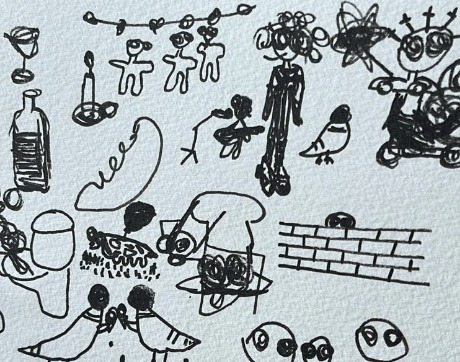
#> input picture assets/drawing.jpg, 460 x 362 px; its folder holds only this picture in this run
$ python machine_feels.py look-and-draw assets/drawing.jpg
#> lines starting #> are read from the running program, lines starting #| are printed output that depends on the picture
"""
Machine Feels
-------------
A very simple prototype of one question:
If a machine learns what people feel in front of art, what would it draw?

  1. look   the machine reads a few visual qualities of an artwork
            (warmth, brightness, colour, line energy, contrast) and its palette
  2. feel   it guesses which feelings the work evokes, using the 9 emotion
            categories of the ArtEmis dataset
              - with a trained model (see `learn`), the guess comes from real people
              - without one, it uses a small hand-made STARTER RULE (not human data)
  3. draw   a flock of birds (boids) draws an ORIGINAL picture: the feeling decides
            how they fly and which colours they carry; the artwork only decides
            where they start and which palette they borrow
  4. learn  (needs real data) fit the feel step on ArtEmis: images + people's emotions

The machine does not feel anything. Whatever it "feels" is borrowed from us.

Usage
  python machine_feels.py look-and-draw assets/drawing.jpg
  python machine_feels.py learn --artemis artemis.csv --images wikiart/
"""

import argparse
import json
from pathlib import Path

import imageio.v3 as iio
import numpy as np
from PIL import Image, ImageDraw, ImageFilter
from sklearn.cluster import KMeans

rng = np.random.default_rng()

# The 9 emotion categories used in ArtEmis (Achlioptas et al., 2021),
# placed on a valence (unpleasant -> pleasant) / arousal (calm -> energetic) plane.
EMOTIONS = {
    "amusement":     (0.7, 0.5),
    "awe":           (0.6, 0.7),
    "contentment":   (0.8, -0.5),
    "excitement":    (0.7, 0.9),
    "anger":         (-0.7, 0.8),
    "disgust":       (-0.8, 0.3),
    "fear":          (-0.6, 0.7),
    "sadness":       (-0.7, -0.6),
    "something else": (0.0, 0.0),
}
FEATURES = ["warmth", "brightness", "saturation", "line_energy", "contrast"]
MODEL = Path(__file__).parent / "feel_model.json"


# ---------------------------------------------------------------------------
# 1. Look
# ---------------------------------------------------------------------------

def load(path, side=480):
    img = Image.open(path).convert("RGB")
    s = side / max(img.size)
    return img.resize((round(img.width * s), round(img.height * s)), Image.LANCZOS)


def look(img):
    """A few simple visual qualities, each between 0 and 1, plus the work's palette."""
    a = np.asarray(img, np.float32) / 255.0
    r, g, b = a[..., 0], a[..., 1], a[..., 2]
    mx, mn = a.max(2), a.min(2)
    lum = 0.299 * r + 0.587 * g + 0.114 * b
    edges = np.asarray(img.convert("L").filter(ImageFilter.FIND_EDGES), np.float32) / 255.0

    seen = {
        "warmth": float(np.clip(0.5 + (r - b).mean(), 0, 1)),
        "brightness": float(lum.mean()),
        "saturation": float(np.where(mx > 0, (mx - mn) / (mx + 1e-6), 0).mean()),
        "line_energy": float(np.clip(edges.mean() * 2.5, 0, 1)),
        "contrast": float(np.clip(lum.std() * 3, 0, 1)),
    }
    pixels = a.reshape(-1, 3)[rng.choice(a.shape[0] * a.shape[1], 4000, replace=False)]
    palette = KMeans(n_clusters=6, n_init=3, random_state=0).fit(pixels).cluster_centers_
    salient = np.argwhere(edges >= np.percentile(edges, 97))  # where the lines are strongest
    if len(salient) == 0:
        salient = np.argwhere(np.ones_like(edges, bool))
    return seen, palette, salient, edges.shape


# ---------------------------------------------------------------------------
# 2. Feel
# ---------------------------------------------------------------------------

def starter_rule(seen):
    """
    Hand-made placeholder, NOT learned from people:
    warm, bright works lean pleasant; busy, high-contrast works lean energetic.
    It only exists so the prototype runs before real data is added.
    """
    valence = (seen["warmth"] - 0.5) * 1.2 + (seen["brightness"] - 0.5) * 1.0 + (seen["saturation"] - 0.3) * 0.6
    arousal = (seen["line_energy"] - 0.3) * 1.6 + (seen["contrast"] - 0.4) * 1.0 + (seen["saturation"] - 0.3) * 0.6
    v, a = np.tanh(valence), np.tanh(arousal)
    names = list(EMOTIONS)
    d = np.array([np.hypot(v - ev, a - ea) for ev, ea in EMOTIONS.values()])
    p = np.exp(-d * 3)
    return dict(zip(names, p / p.sum())), (float(v), float(a))


def learned_rule(seen, model):
    """Feelings predicted by a model trained on real people's responses (see `learn`)."""
    x = np.array([seen[f] for f in FEATURES])
    z = (x - model["mean"]) / model["std"]
    logits = np.array(model["coef"]) @ z + np.array(model["intercept"])
    p = np.exp(logits - logits.max())
    p /= p.sum()
    feelings = dict(zip(model["classes"], p))
    v = sum(p_ * EMOTIONS[e][0] for e, p_ in feelings.items())
    a = sum(p_ * EMOTIONS[e][1] for e, p_ in feelings.items())
    return feelings, (float(v), float(a))


def feel(seen):
    if MODEL.exists():
        return (*learned_rule(seen, json.loads(MODEL.read_text())), "learned from people")
    return (*starter_rule(seen), "starter rule (not human data)")


# ---------------------------------------------------------------------------
# 3. Draw: a flock of birds paints the feeling
# ---------------------------------------------------------------------------

def mood_palette(palette, valence, arousal):
    """Borrow the work's colours, then let the feeling shift them."""
    hsv = np.array(Image.fromarray((palette[None] * 255).astype(np.uint8)).convert("HSV"), np.float32)[0] / 255
    hsv[:, 1] = np.clip(hsv[:, 1] * (1 + 0.6 * arousal) + 0.15, 0, 1)                  # energy -> vivid
    hsv[:, 2] = np.clip(hsv[:, 2] * 0.6 + 0.35 + 0.2 * valence, 0.25, 1)              # pleasant -> lighter
    hsv[:, 0] = (hsv[:, 0] + (0.03 if valence > 0 else -0.05)) % 1                    # small warm/cool shift
    rgb = Image.fromarray((hsv[None] * 255).astype(np.uint8), "HSV").convert("RGB")
    return np.asarray(rgb, np.float32)[0]


def draw(palette, salient, shape, valence, arousal, size=640, steps=420, birds=140):
    h, w = shape
    s = size / max(h, w)
    W, H = round(w * s) // 2 * 2, round(h * s) // 2 * 2  # even sizes for video

    # how the flock behaves, decided by the feeling
    speed = 1.5 + 2.5 * (arousal + 1) / 2          # calm -> slow, energetic -> fast
    cohesion = 0.002 + 0.01 * (valence + 1) / 2    # pleasant -> gather together
    jitter = 0.05 + 0.6 * max(arousal, 0)          # energetic -> restless
    alpha = 0.06 + 0.06 * (1 - (arousal + 1) / 2)  # calm -> softer, layered strokes

    colours = mood_palette(palette, valence, arousal)
    paper = (238, 233, 224) if valence >= 0 else (24, 24, 32)

    # birds start where the artwork's lines were strongest: what the machine "saw"
    start = salient[rng.choice(len(salient), birds)] * s
    pos = start[:, ::-1].astype(np.float32)
    ang = rng.uniform(0, 2 * np.pi, birds)
    vel = np.stack([np.cos(ang), np.sin(ang)], 1) * speed
    col = colours[rng.integers(len(colours), size=birds)]

    canvas = Image.new("RGB", (W, H), paper)
    layer = ImageDraw.Draw(canvas, "RGBA")
    frames = []
    for t in range(steps):
        centre = pos.mean(0)
        diff = pos[:, None] - pos[None]
        dist = np.linalg.norm(diff, axis=2) + 1e-6
        near = dist < 40
        align = (near[..., None] * vel[None]).sum(1) / near.sum(1, keepdims=True)  # fly like your neighbours
        apart = ((dist < 12)[..., None] * diff / dist[..., None] ** 2).sum(1)        # don't crash
        vel += (centre - pos) * cohesion + (align - vel) * 0.05 + apart * 1.5 + rng.normal(0, jitter, vel.shape)
        vel *= speed / (np.linalg.norm(vel, axis=1, keepdims=True) + 1e-6)
        new = pos + vel
        # soft walls
        vel[(new[:, 0] < 10) | (new[:, 0] > W - 10), 0] *= -1
        vel[(new[:, 1] < 10) | (new[:, 1] > H - 10), 1] *= -1
        for (x0, y0), (x1, y1), c in zip(pos, new, col):
            layer.line([(x0, y0), (x1, y1)], fill=(*c.astype(int), int(255 * alpha)), width=2)
        pos = np.clip(new, 0, [W - 1, H - 1])
        if t % 3 == 0:
            frames.append(np.asarray(canvas))
    return canvas, frames


# ---------------------------------------------------------------------------
# 4. Learn (needs real data)
# ---------------------------------------------------------------------------

def learn(artemis_csv, image_dir, max_images=5000):
    """
    Fit the feel step on real people's responses.
    artemis_csv: the ArtEmis file with columns `painting` and `emotion`
    image_dir:   folder of the matching WikiArt images (painting name + .jpg)
    """
    import pandas as pd
    from sklearn.linear_model import LogisticRegression

    df = pd.read_csv(artemis_csv)
    majority = df.groupby("painting")["emotion"].agg(lambda e: e.value_counts().index[0])
    X, y = [], []
    for name, emotion in list(majority.items())[:max_images]:
        hits = list(Path(image_dir).rglob(f"{name}.jpg"))
        if not hits:
            continue
        seen, *_ = look(load(hits[0], 256))
        X.append([seen[f] for f in FEATURES])
        y.append(emotion)
    X = np.array(X)
    mean, std = X.mean(0), X.std(0) + 1e-6
    clf = LogisticRegression(max_iter=2000).fit((X - mean) / std, y)
    MODEL.write_text(json.dumps({"classes": list(clf.classes_), "coef": clf.coef_.tolist(),
                                 "intercept": clf.intercept_.tolist(), "mean": mean.tolist(), "std": std.tolist(),
                                 "trained_on": len(y)}, indent=1))
    print(f"Learned from {len(y)} artworks and the people who responded to them. Saved {MODEL.name}")


# ---------------------------------------------------------------------------
# Run
# ---------------------------------------------------------------------------

def feelings_card(feelings, source, path):
    top = sorted(feelings.items(), key=lambda kv: -kv[1])
    card = Image.new("RGB", (520, 60 + 34 * len(top)), (18, 19, 26))
    d = ImageDraw.Draw(card)
    d.text((16, 14), f"What the machine 'feels' ({source})", fill=(235, 232, 240))
    for i, (name, p) in enumerate(top):
        y = 50 + i * 34
        d.text((16, y + 6), name, fill=(170, 168, 185))
        d.rectangle([150, y + 4, 150 + int(330 * p / top[0][1]), y + 22], fill=(255, 178, 74))
        d.text((150 + int(330 * p / top[0][1]) + 6, y + 6), f"{p:.0%}", fill=(170, 168, 185))
    card.save(path)


def look_and_draw(image_path, out="out_feels", seed=None):
    global rng
    rng = np.random.default_rng(seed)
    out = Path(out)
    out.mkdir(parents=True, exist_ok=True)

    seen, palette, salient, shape = look(load(image_path))
    feelings, (v, a), source = feel(seen)
    print("Seen:", {k: round(x, 2) for k, x in seen.items()})
    print(f"Feels ({source}):", ", ".join(f"{k} {p:.0%}" for k, p in sorted(feelings.items(), key=lambda kv: -kv[1])[:3]))

    canvas, frames = draw(palette, salient, shape, v, a)
    canvas.save(out / "machine_drawing.png")
    feelings_card(feelings, source, out / "machine_feelings.png")
    iio.imwrite(out / "machine_drawing.mp4", np.stack(frames), fps=30, codec="libx264", macro_block_size=1)
    json.dump({"image": str(image_path), "seen": seen, "feelings": feelings, "valence": v, "arousal": a,
               "source": source, "seed": seed}, open(out / "run.json", "w"), indent=2)
    print(f"Saved results in {out}/")


def main():
    ap = argparse.ArgumentParser(description="Machine Feels: look, feel and draw")
    sub = ap.add_subparsers(dest="cmd", required=True)
    d = sub.add_parser("look-and-draw")
    d.add_argument("image", nargs="?", default=str(Path(__file__).parent / "assets" / "drawing.jpg"))
    d.add_argument("--out", default="out_feels")
    d.add_argument("--seed", type=int)
    l = sub.add_parser("learn")
    l.add_argument("--artemis", required=True)
    l.add_argument("--images", required=True)
    a = ap.parse_args()
    if a.cmd == "learn":
        learn(a.artemis, a.images)
    else:
        look_and_draw(a.image, a.out, a.seed)
#> in load, img is the input picture: PIL image 460x362 RGB; mean R, G, B 166.4, 175.3, 178.5
#> in look, `edges = np.asarray(img.convert("L").filter(ImageFilter.FIND_EDGES), np..`:
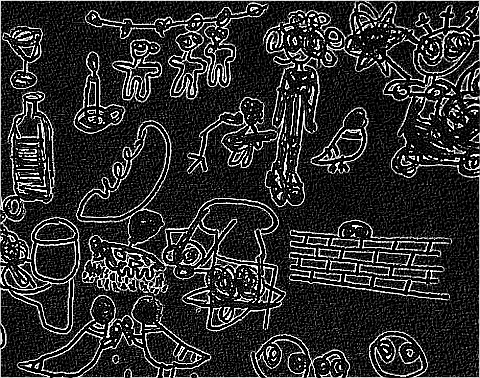
#> edges: shape (378, 480) float32; min 0, max 1, mean 0.177
#> in look, `seen = { "warmth": float(np.clip(0.5 + (r - b).mean(), 0, 1)), "bright..`: seen = {'warmth': 0.453, 'brightness': 0.678, 'saturation': 0.0881, 'line_energy': 0.442, 'contrast': 0.863}
#> in look, `palette = KMeans(n_clusters=6, n_init=3, random_state=0).fit(pixels).c..`: palette = [[0.852, 0.893, 0.908], [0.237, 0.258, 0.265], [0.413, 0.436, 0.443], [0.787, 0.828, 0.842], [0.115, 0.134, 0.141], [0.61, 0.636, 0.643]]
#> in look, `salient = np.argwhere(edges >= np.percentile(edges, 97))`: salient = 13339 pairs, first value 3 to 376, second value 1 to 478
#> in look_and_draw, `seen, palette, salient, shape = look(load(image_path))`: shape = (378, 480)
#> in starter_rule, `valence = (seen["warmth"] - 0.5) * 1.2 + (seen["brightness"] - 0.5) * ..`: valence = -0.00545
#> in starter_rule, `arousal = (seen["line_energy"] - 0.3) * 1.6 + (seen["contrast"] - 0.4)..`: arousal = 0.563
#> in starter_rule, `v, a = np.tanh(valence), np.tanh(arousal)`: v = -0.00545; a = 0.51
#> in starter_rule, `d = np.array([np.hypot(v - ev, a - ea) for ev, ea in EMOTIONS.values()])`: d = [0.706, 0.635, 1.29, 0.806, 0.753, 0.822, 0.624, 1.31, 0.51]
#> in starter_rule, `p = np.exp(-d * 3)`: p = [0.12, 0.149, 0.0207, 0.0891, 0.105, 0.085, 0.154, 0.0197, 0.216]
#> in look_and_draw, `feelings, (v, a), source = feel(seen)`: feelings = 9 items; v = -0.00545; a = 0.51; source = 'starter rule (not human data)'
#| Seen: {'warmth': 0.45, 'brightness': 0.68, 'saturation': 0.09, 'line_energy': 0.44, 'contrast': 0.86}
#| Feels (starter rule (not human data)): something else 23%, fear 16%, awe 16%
#> in draw, `h, w = shape`: h = 378; w = 480
#> in draw, `s = size / max(h, w)`: s = 1.33
#> in draw, `W, H = round(w * s) // 2 * 2, round(h * s) // 2 * 2`: W = 640; H = 504
#> in draw, `speed = 1.5 + 2.5 * (arousal + 1) / 2`: speed = 3.39
#> in draw, `cohesion = 0.002 + 0.01 * (valence + 1) / 2`: cohesion = 0.00697
#> in draw, `jitter = 0.05 + 0.6 * max(arousal, 0)`: jitter = 0.356
#> in draw, `alpha = 0.06 + 0.06 * (1 - (arousal + 1) / 2)`: alpha = 0.0747
#> in mood_palette, `hsv = np.array(Image.fromarray((palette[None] * 255).astype(np.uint8))..`: hsv = [[0.545, 0.0588, 0.906], [0.545, 0.102, 0.263], [0.522, 0.0588, 0.439], [0.533, 0.0627, 0.839], [0.525, 0.169, 0.137], [0.533, 0.051, 0.643]]
#> in draw, `colours = mood_palette(palette, valence, arousal)`: colours = [[176, 227, 225], [93, 129, 128], [121, 156, 150], [167, 217, 212], [69, 109, 103], [147, 187, 183]]
#> in draw, `paper = (238, 233, 224) if valence >= 0 else (24, 24, 32)`: paper = (24, 24, 32)
#> in draw, `start = salient[rng.choice(len(salient), birds)] * s`: start = 140 pairs, first value 16 to 494.7, second value 1.33 to 634.7
#> in draw, `pos = start[:, ::-1].astype(np.float32)`: pos = 140 pairs, first value 1.33 to 634.7, second value 16 to 494.7
#> in draw, `vel = np.stack([np.cos(ang), np.sin(ang)], 1) * speed`: vel = 140 pairs, first value -3.38 to 3.39, second value -3.39 to 3.38
#> in draw, `col = colours[rng.integers(len(colours), size=birds)]`: col = 140 rows, first 8: [176, 227, 225], [93, 129, 128], [121, 156, 150], [121, 156, 150], [167, 217, 212], [121, 156, 150], [147, 187, 183], [69, 109, 103]
#> in draw, `canvas = Image.new("RGB", (W, H), paper)`:
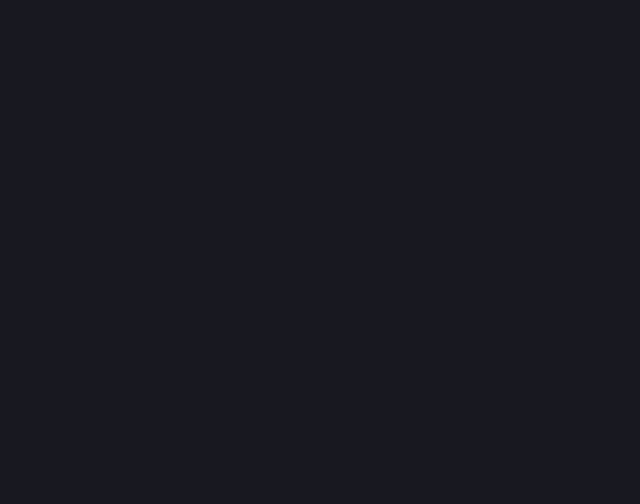
#> canvas: PIL image 640x504 RGB; mean R, G, B 24, 24, 32
#> the loop in draw, `for t in range(steps):` made 420 passes
#> centre on passes 1 to 3: [317, 250.7], [317, 250.8], [316.9, 251]
#> pass 1, in draw, `dist = np.linalg.norm(diff, axis=2) + 1e-6`:
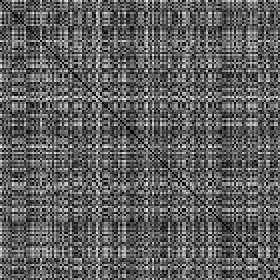
#> dist: shape (140, 140) float32 (shown 2 times larger); min 1e-06, max 752.6, mean 283.5; drawn with min black and max white
#> pass 1, in draw, `near = dist < 40`:
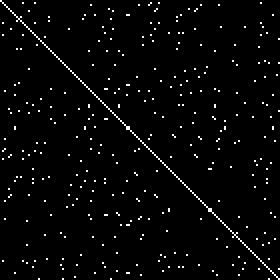
#> near: shape (140, 140) bool (shown 2 times larger); 2.6% white in thin lines or dots
#> after the loop in draw, `for t in range(steps):`: frames = 140 items; vel = 140 pairs, first value -3.39 to 3.39, second value -3.33 to 3.39
#> in look_and_draw, `canvas, frames = draw(palette, salient, shape, v, a)`:
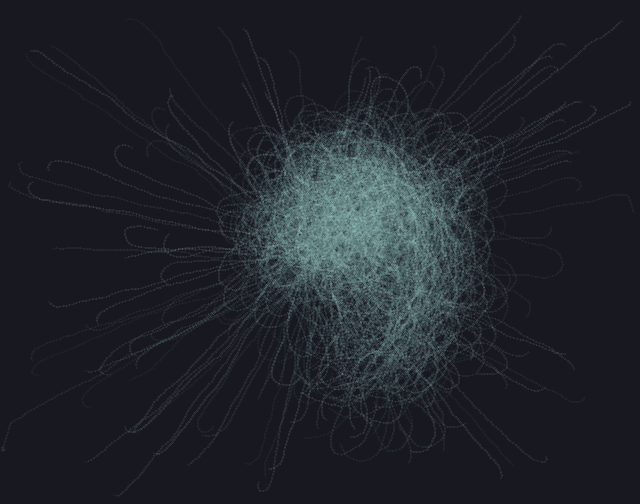
#> canvas: PIL image 640x504 RGB; mean R, G, B 32, 35.2, 42.2
#> in look_and_draw, `canvas, frames = draw(palette, salient, shape, v, a)`: frames = 140 items
#> in feelings_card, `top = sorted(feelings.items(), key=lambda kv: -kv[1])`: top = [('something else', 0.226), ('fear', 0.16), ('awe', 0.155), ('amusement', 0.126), ('anger', 0.109), ('excitement', 0.0929), ('disgust', 0.0886), ('contentment', 0.0216), ('sadness', 0.0205)]
#> in feelings_card, `card = Image.new("RGB", (520, 60 + 34 * len(top)), (18, 19, 26))`:
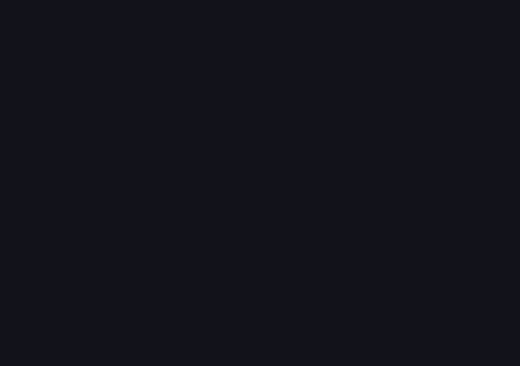
#> card: PIL image 520x366 RGB; mean R, G, B 18, 19, 26
#> the loop in feelings_card, `for i, (name, p) in enumerate(top):` made 9 passes
#> (name, p, y) on passes 1 to 9: ('something else', 0.226, 50), ('fear', 0.16, 84), ('awe', 0.155, 118), ('amusement', 0.126, 152), ('anger', 0.109, 186), ('excitement', 0.0929, 220), ('disgust', 0.0886, 254), ('contentment', 0.0216, 288), ('sadness', 0.0205, 322)
#> in feelings_card, `card.save(path)`:
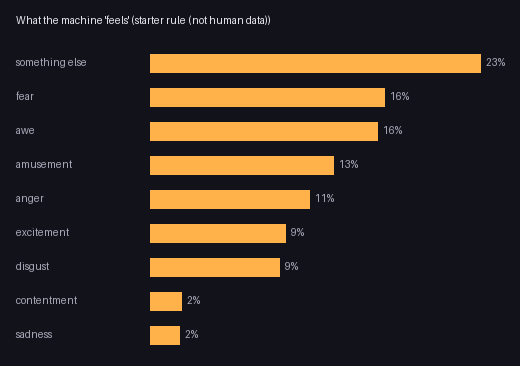
#> saved as machine_feelings.png: PIL image 520x366 RGB; mean R, G, B 54.3, 43.9, 34.7


if __name__ == "__main__":
#> (the run stopped early here; a loop or call above may not have finished)
